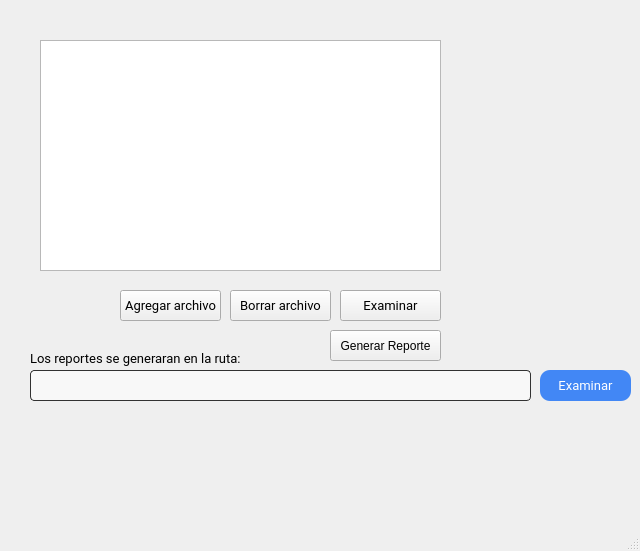
<?xml version="1.0" encoding="UTF-8"?>
<ui version="4.0">
 <class>MainWindow</class>
 <widget class="QMainWindow" name="MainWindow">
  <property name="geometry">
   <rect>
    <x>0</x>
    <y>0</y>
    <width>640</width>
    <height>551</height>
   </rect>
  </property>
  <property name="windowTitle">
   <string>MainWindow</string>
  </property>
  <widget class="QWidget" name="centralwidget">
   <widget class="QPushButton" name="generarReporte">
    <property name="geometry">
     <rect>
      <x>330</x>
      <y>330</y>
      <width>111</width>
      <height>31</height>
     </rect>
    </property>
    <property name="text">
     <string>Generar Reporte</string>
    </property>
   </widget>
   <widget class="QPushButton" name="borrarButton">
    <property name="geometry">
     <rect>
      <x>230</x>
      <y>290</y>
      <width>101</width>
      <height>31</height>
     </rect>
    </property>
    <property name="font">
     <font>
      <family>Roboto</family>
      <pointsize>10</pointsize>
     </font>
    </property>
    <property name="styleSheet">
     <string notr="true">QPushButton#pushButton_4{
text-align: center;
text-decoration: none;

color: #fff;
background-color: rgb(66, 135, 245);

border-radius: 10px;
}
QPushButton:hover#pushButton_4{
	background-color:#4181e8;
}</string>
    </property>
    <property name="text">
     <string>Borrar archivo</string>
    </property>
   </widget>
   <widget class="QPushButton" name="examinarButton">
    <property name="geometry">
     <rect>
      <x>340</x>
      <y>290</y>
      <width>101</width>
      <height>31</height>
     </rect>
    </property>
    <property name="font">
     <font>
      <family>Roboto</family>
      <pointsize>10</pointsize>
     </font>
    </property>
    <property name="styleSheet">
     <string notr="true">QPushButton#pushButton_2{
text-align: center;
text-decoration: none;

color: #fff;
background-color: rgb(66, 135, 245);

border-radius: 10px;
}

QPushButton:hover#pushButton_2{
background-color: #4181e8;
}</string>
    </property>
    <property name="text">
     <string>Examinar</string>
    </property>
   </widget>
   <widget class="QPushButton" name="agregarButton">
    <property name="geometry">
     <rect>
      <x>120</x>
      <y>290</y>
      <width>101</width>
      <height>31</height>
     </rect>
    </property>
    <property name="font">
     <font>
      <family>Roboto</family>
      <pointsize>10</pointsize>
     </font>
    </property>
    <property name="styleSheet">
     <string notr="true">QPushButton#pushButton_3{
text-align: center;
text-decoration: none;

color: #fff;
background-color: rgb(66, 135, 245);

border-radius: 10px;
}

QPushButton:hover#pushButton_3{
	background-color:#4181e8;
}</string>
    </property>
    <property name="text">
     <string>Agregar archivo</string>
    </property>
   </widget>
   <widget class="QPushButton" name="pushButton">
    <property name="geometry">
     <rect>
      <x>540</x>
      <y>370</y>
      <width>91</width>
      <height>31</height>
     </rect>
    </property>
    <property name="font">
     <font>
      <family>Roboto</family>
      <pointsize>10</pointsize>
     </font>
    </property>
    <property name="styleSheet">
     <string notr="true">QPushButton#pushButton{
text-align: center;
text-decoration: none;

color: #fff;
background-color: rgb(66, 135, 245);

border-radius: 10px;
}
QPushButton:hover#pushButton{
	background-color: #4181e8;
}</string>
    </property>
    <property name="text">
     <string>Examinar</string>
    </property>
    <property name="icon">
     <iconset>
      <normaloff>../../.designer/backup/test/folder-icon.png</normaloff>../../.designer/backup/test/folder-icon.png</iconset>
    </property>
   </widget>
   <widget class="QLabel" name="label_3">
    <property name="geometry">
     <rect>
      <x>30</x>
      <y>350</y>
      <width>241</width>
      <height>16</height>
     </rect>
    </property>
    <property name="font">
     <font>
      <family>Roboto</family>
      <pointsize>10</pointsize>
     </font>
    </property>
    <property name="text">
     <string>Los reportes se generaran en la ruta: </string>
    </property>
   </widget>
   <widget class="QLineEdit" name="lineEdit_2">
    <property name="geometry">
     <rect>
      <x>30</x>
      <y>370</y>
      <width>501</width>
      <height>31</height>
     </rect>
    </property>
    <property name="font">
     <font>
      <family>Roboto</family>
      <pointsize>10</pointsize>
     </font>
    </property>
    <property name="styleSheet">
     <string notr="true">
border: 1px solid rgb(50,50,50);
border-radius: 4px;
 background-color: #f8f8f8;</string>
    </property>
   </widget>
   <widget class="QListView" name="listView">
    <property name="geometry">
     <rect>
      <x>40</x>
      <y>40</y>
      <width>401</width>
      <height>231</height>
     </rect>
    </property>
   </widget>
  </widget>
  <widget class="QMenuBar" name="menubar">
   <property name="geometry">
    <rect>
     <x>0</x>
     <y>0</y>
     <width>640</width>
     <height>21</height>
    </rect>
   </property>
  </widget>
  <widget class="QStatusBar" name="statusbar"/>
 </widget>
 <resources/>
 <connections/>
</ui>
